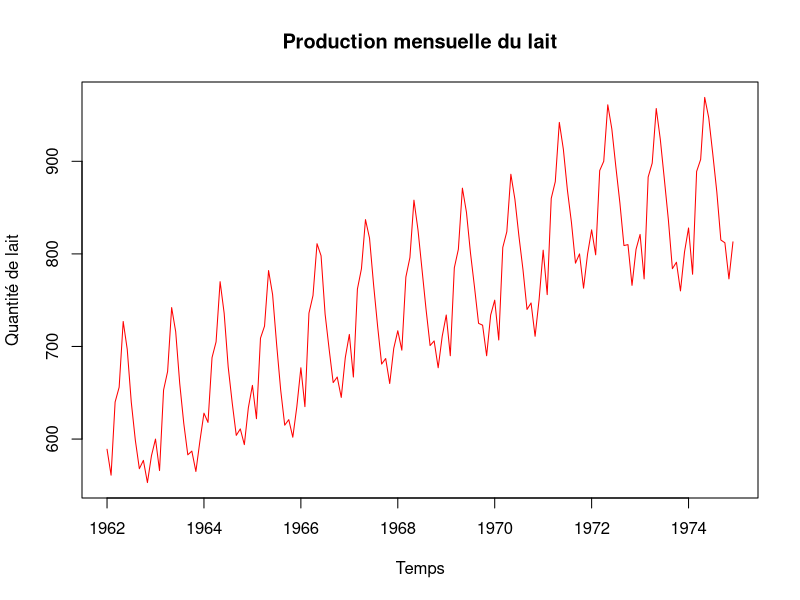
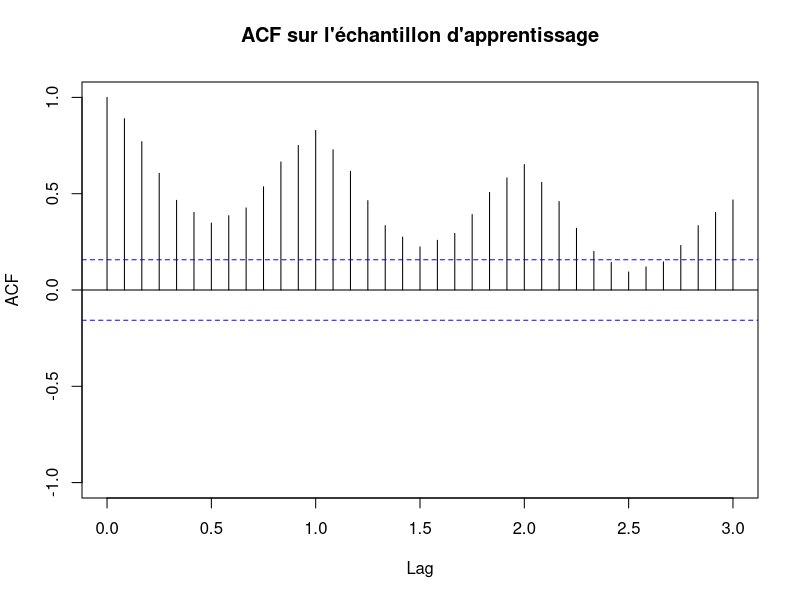
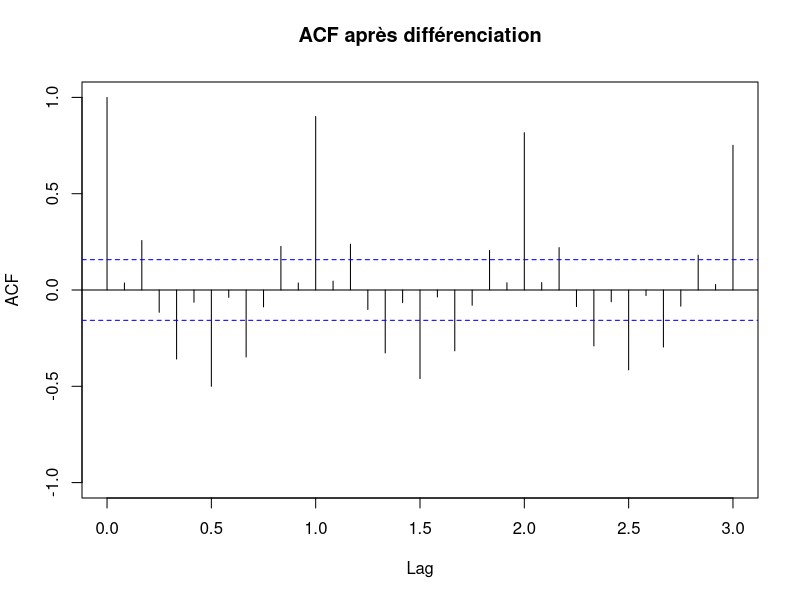
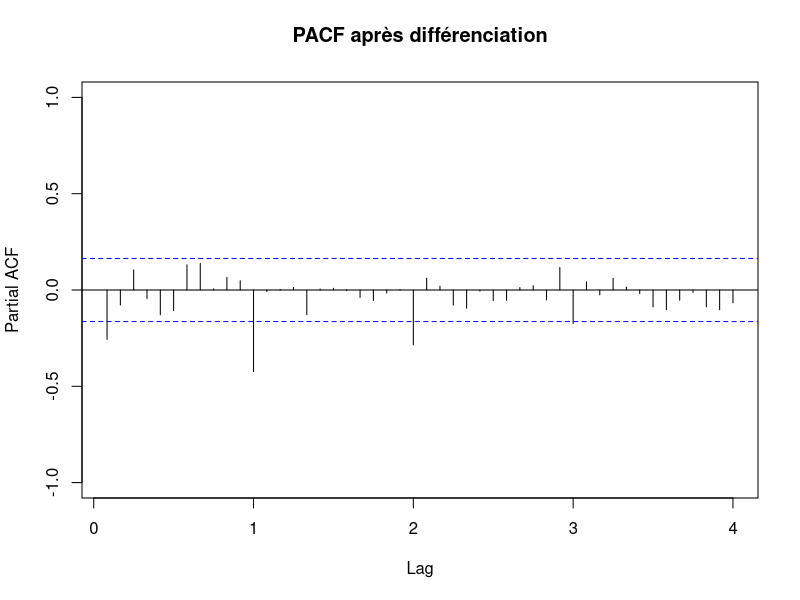
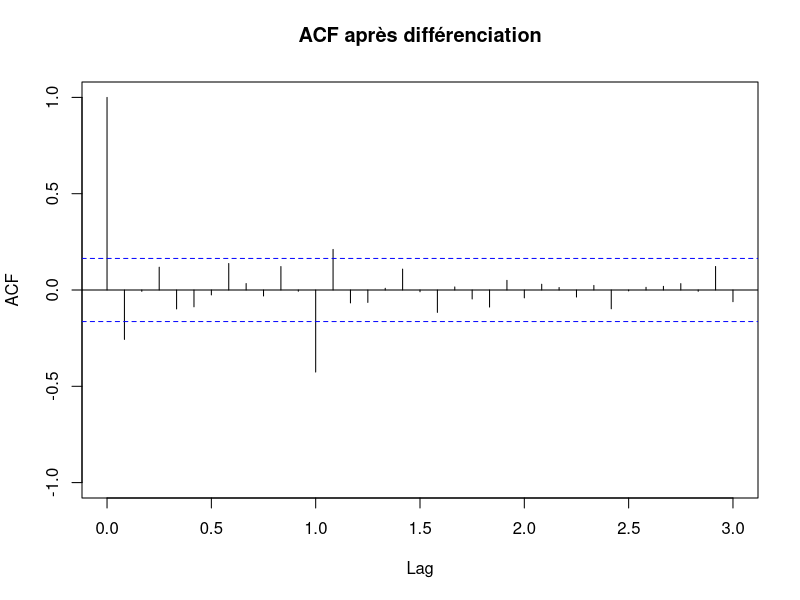
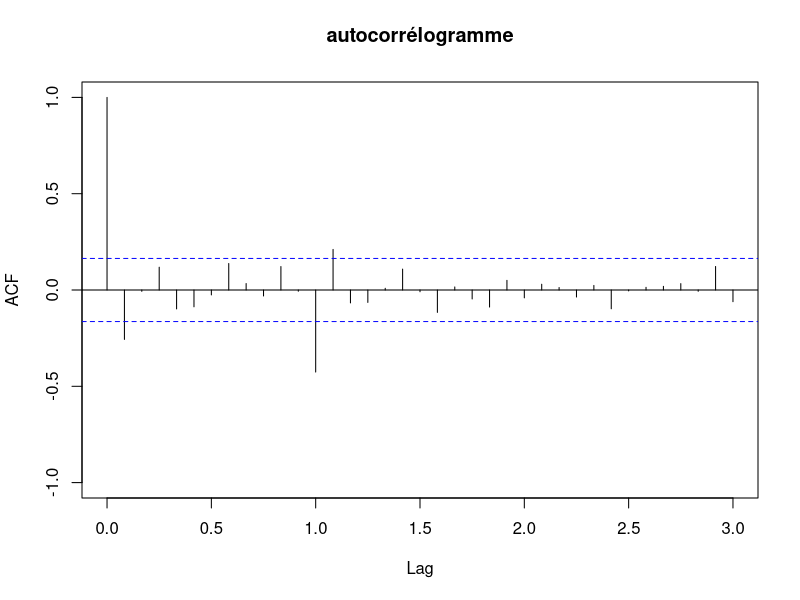
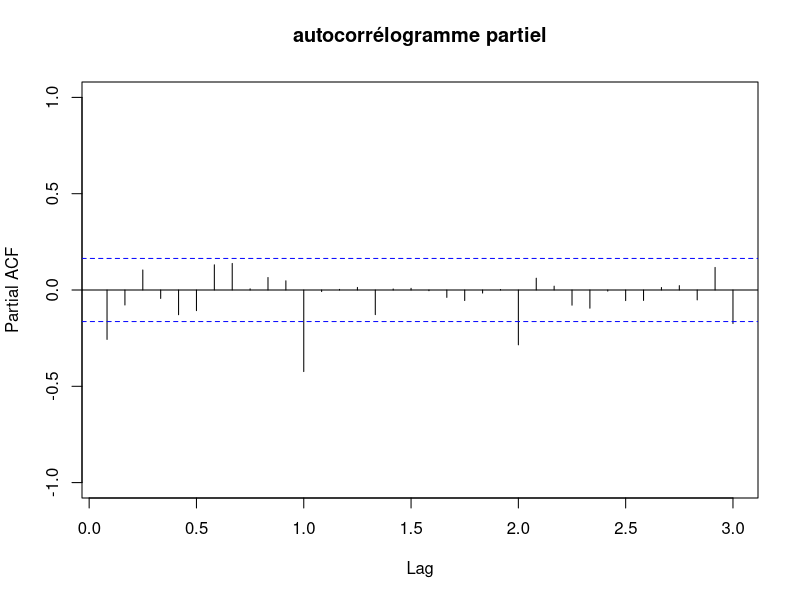
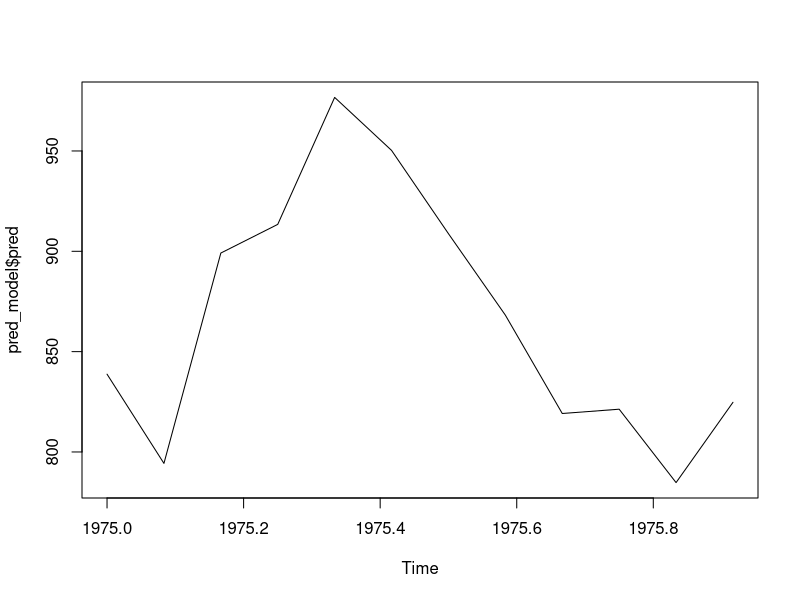

These charts were generated, in order, by the following R code:
library(tseries)

#####################Chargement des données###################
milk_production <- read.table("monthly-milk-production.csv", header = TRUE);

#####################Dévision des données#####################
test_df<-milk_production[157:168,]
train_df<-milk_production[1:156,]

#####################Création de la série#####################
M<-train_df[,2]
M<- floor( as.numeric( gsub(",", "", M) ) )
train_ts <- ts(M, start=1962,deltat=1/12)

###################representation graphique###################
plot(train_ts, type="l", col="red",main="Production mensuelle du lait",xlab="Temps",ylab="Quantité de lait" )

############################ACF###############################
plot(acf(train_ts,lag.max=36,plot=FALSE),ylim=c(-1,1),main="ACF sur l'échantillon d'apprentissage")

##################test de stationnarité######################
adf.test(train_ts)
kpss.test(train_ts)


############différenciation (I-B) de la série##################
y_dif1=diff(train_ts,lag=1,differences=1)
plot(acf(y_dif1,lag.max=36,plot=FALSE),ylim=c(-1,1),main="ACF après différenciation")

###############test de stationnarité en tendance###############
adf.test(y_dif1)
kpss.test(y_dif1)


######différenciation (I-B^12) saisonnière+ ACF et PACF#########
y_dif_1_12=diff(y_dif1,lag=12,differences=1)
plot(pacf(y_dif_1_12,lag.max=48,plot=FALSE),ylim=c(-1,1),main="PACF après différenciation")
plot(acf(y_dif_1_12,lag.max=36,plot=FALSE),ylim=c(-1,1),main="ACF après différenciation")

####test de stationnarité de la série différenciée en saisonnalité############
adf.test(y_dif_1_12)
kpss.test(y_dif_1_12)
pp.test(y_dif_1_12)
PP.test(y_dif_1_12)


###################METHODE BOX & JENKINS########################

#1- IDENTIFICATION DU MODELE
plot(acf(y_dif_1_12,lag.max=36,plot=FALSE),ylim=c(-1,1),main="autocorrélogramme")
plot(pacf(y_dif_1_12,lag.max=36,plot=FALSE),ylim=c(-1,1),main="autocorrélogramme partiel")

#2- ESTIMATION
library(lmtest)

########fonction qui renvoie les modéles significatifs##########
significant_models <- function(series,
                               p_max , q_max,
                               P_max, Q_max,
                               d, D, s ,
                               z_thresh = 1.96,
                               method = "CSS-ML",
                               include.mean = FALSE) {
  
  keep_specs  <- character()
  keep_models <- list()
  
  for (p in 0:p_max)
    for (q in 0:q_max)
      for (P in 0:P_max)
        for (Q in 0:Q_max) {
          
          if (p == 0 && q == 0 && P == 0 && Q == 0 && !include.mean) next
          
          spec <- sprintf("(%d,%d,%d)(%d,%d,%d)[%d]", p,d,q, P,D,Q, s)
          
          fit <- try(
            arima(series,
                  order    = c(p, d, q),
                  seasonal = list(order = c(P, D, Q), period = s),
                  include.mean = include.mean,
                  method   = method),
            silent = TRUE)
          
          if (inherits(fit, "try-error")) next
          if (length(coef(fit)) == 0)      next
          
          z_vals <- try(coeftest(fit)[ , "z value"], silent = TRUE)
          if (inherits(z_vals, "try-error")) next
          if (anyNA(z_vals))               next
          
          if (all(abs(z_vals) > z_thresh)) {
            keep_specs  <- c(keep_specs, spec)
            keep_models[[spec]] <- fit
          }
        }
  
  if (length(keep_specs) == 0) {
    message("Aucun modèle dont tous les |z| dépassent ", z_thresh)
    return(invisible(NULL))
  } else {
    out <- data.frame(spec = keep_specs, row.names = NULL)
    attr(out, "models") <- keep_models
    return(out)
  }
}


#########Application de la fonction sur notre série##########
mods <- significant_models(train_ts,
                           p_max = 1, q_max = 2,
                           P_max = 2, Q_max = 1,
                           d = 1, D = 1, s = 12)
mods


#3- VALIDATION

####################Test de Box-Pierce#####################
modlist <- attr(mods, "models")

# fonction utilitaire--------------------------------------
bp_test <- function(fit, lag) {
  k <- length(coef(fit))
  Box.test(residuals(fit),
           lag   = lag,
           type  = "Box-Pierce",
           fitdf = k)$p.value
}


# tableau récapitulatif -----------------------------------
lag_choice <- 12
bp_pvals <- sapply(modlist, bp_test, lag = lag_choice)

specs   <- names(modlist)
p_vals  <- sapply(modlist, bp_test, lag = lag_choice)

bp_tbl  <- data.frame(
  spec = specs,
  p_BP = p_vals,
  row.names = NULL
)

print(bp_tbl, digits = 4)


## filtrage : résidus (p > 0,05) ----------------------------
ok_idx   <- which(bp_tbl$p_BP > 0.05 & !is.na(bp_tbl$p_BP))
ok_specs <- bp_tbl$spec[ok_idx]
ok_specs

############################AIC##############################
aic_vals <- sapply(modlist[ok_specs], AIC)

final_tbl <- data.frame(
  spec = ok_specs,
  p_BP = bp_tbl$p_BP[ok_idx],
  AIC  = aic_vals,
  row.names = NULL
)

## tri par AIC croissant +affichage
final_tbl <- final_tbl[order(final_tbl$AIC, decreasing = FALSE), ]
print(final_tbl, digits = 4)


#4- PREVISION
model=arima(train_ts,order=c(0,1,1),list(order=c(0,1,1),period=12),include.mean=FALSE,method="CSS-ML")

pred_model=predict(model,n.ahead=12)
plot(pred_model$pred)
real_model<-floor( as.numeric( gsub(",", "", test_df[,2]) ) )
plot(real_model,type="l", col="red" )
t_test    <- as.Date(test_df[,1])
plot(t_test, real_model, type = "l", col = "red", lwd = 2,
     ylim = range(c(real_model, pred_model$pred)),
     xlab = "Année", ylab = "Production",
     main = "Prévision des 12 derniers mois\nSARIMA (0,1,1)(0,1,1)[12]")
lines(t_test, pred_model$pred, col = "blue", lwd = 2)
legend("topleft", bty = "n",
       col   = c("red",  "blue"),
       lwd   = 2,
       legend = c("Observé", "Prévision"))

###################Evaluation des prévisions###############
rmse=sqrt(mean((real_model - pred_model$pred)^2))
rmse
mape=mean(abs(1-pred_model$pred/real_model))*100
mape

###########Vérification de la normalité des résidus###########
residus  <- residuals(model)                  # résidus bruts
std_residuals <- residus / sd(residus)        # résidus standardisés
shapiro.test(std_residuals)

##########AUTO ARIMA ############
library(forecast)
m<-milk_production[,2]
m<-floor( as.numeric( gsub(",", "", m) ) )
m.ts<-ts(m,start=1962, delta=1/12)
auto.arima(m.ts, trace=TRUE)
